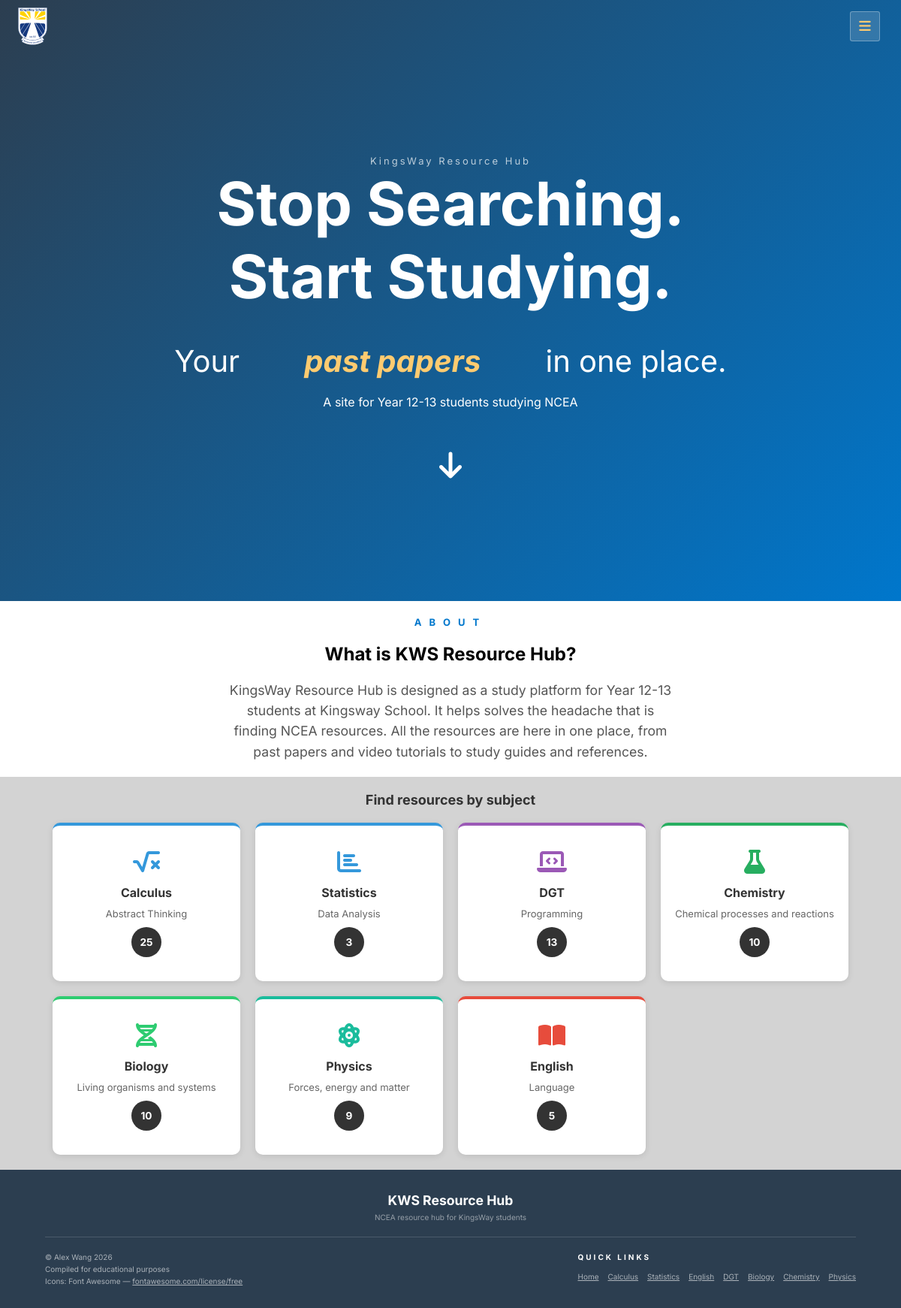
The page / on the database its author committed.
### tables this page shows
CREATE TABLE subjects (subject_id INTEGER PRIMARY KEY AUTOINCREMENT, name VARCHAR (50) NOT NULL, description VARCHAR (100), icon VARCHAR (50), colour VARCHAR (100), url VARCHAR (0, 50), menu_group VARCHAR(50));

### app.py (the view)
@app.route("/")
def index():
    subjects = query_db("SELECT * FROM subjects ORDER BY subject_id")
    subjects = [dict(s) for s in subjects]
    for subject in subjects:
        count = query_db(
            "SELECT COUNT(*) AS total FROM resources WHERE subject_id = ?",
            (subject["subject_id"],)
        )
        subject["resource_count"] = count[0]["total"] if count else 0
    return render_template("index.html", subjects=subjects)

### app.py (called while the page is built)
@app.context_processor
def inject_subjects():
    subjects = query_db("SELECT * FROM subjects ORDER BY subject_id")
    groups = {}
    solo = []
    for s in subjects:
        s_dict = dict(s)
        menu_group = s_dict.get('menu_group')
        if menu_group:
            groups.setdefault(menu_group, []).append(s)
        else:
            solo.append(s)
    return dict(subjects=subjects, menu_group=groups, menu_solo=solo)

### database.py (called while the page is built)
def get_db_connection():
    try:
        connection = sqlite3.connect(DB_FILE)
        connection.row_factory = sqlite3.Row  # to get dict-like rows
        return connection
    except mysql.connector.Error as e:
        print(f"Database connection failed: {e}")
        return None

def query_db(query, params=()):
    connection = get_db_connection()
    cursor = connection.cursor()
    cursor.execute(query, params)
    results = cursor.fetchall()
    cursor.close()
    connection.close()
    return results

### templates/index.html (shortened to what this page needs)
{% extends "base.html" %}
{% block content %}
    <section class="hero">
        <div class="hero-container">
            <p>KingsWay Resource Hub</p>
            <h1>Stop Searching. <br>Start Studying. </h1>
            <p class="rotating-line">
                Your
                <span class="text-container">
                    <span>past papers</span>
                </span> in one place.
            </p>
            <p>A site for Year 12-13 students studying NCEA</p>
            <div class="scroll-arrow">
                <a href="#subjects">
                    <i class="fa-solid fa-arrow-down"></i>
                </a>
            </div>
        </div>
    </section>
    <section class="about-this-site">
        <div class="about-container">
            <p class="about-label">About</p>
            <h2>What is KWS Resource Hub?</h2>
            <p class="about-text">KingsWay Resource Hub is designed as a study platform for Year 12-13 students at Kingsway School. It helps solves the headache that is finding NCEA resources. All the resources are here in one place, from past papers and video tutorials to study guides and references.</p>
        </div>
    </section>
    <section class="subject-selection" id="subjects">
        <h2>Find resources by subject</h2>
        <div class="card-container">
            {% for subject in subjects %}
                <a href="/{{subject.url}}"
                    class="subject-card {{subject.name | lower}}">
                        <i class ="{{subject.icon}}"></i>
                        <h3>{{ subject.name }}</h3>
                        <p>{{ subject.description }}</p>
                        <div class="resource-badge">
                            {{ subject.resource_count }}
                        </div>
                </a>
            {% endfor %}
        </div>
    </section>
{% endblock %}

### templates/base.html (shortened to what this page needs)
<!DOCTYPE html>
<html lang="en">
<head>
    <link rel="stylesheet" href="/static/css/styles.css">
</head>
<body class="{% block body_class %}{% endblock %}">
    <nav class="topnavbar">
        <div class="logo">
            <a href="/"><img src="/static/img/KingsWayLogo.svg" alt="KingsWayLogo"></a>
        </div>
        <div class="nav-menu-wrapper">
            <button class="menu-btn" id="menu-btn">
                <i class="fa-solid fa-bars"></i>
            </button>
            </div>
    </nav>
    {% block content %}
    {% endblock %}
    <footer class="footer">
        <div class="footer-top">
            <p class="footer-name">KWS Resource Hub</p>
            <p class="footer-tagline">NCEA resource hub for KingsWay students</p>
        </div>
        <div class="footer-divider"></div>
        <div class="footer-bottom">
            <div class="footer-left">
                <p>© Alex Wang 2026</p>
                <p>Compiled for educational purposes</p>
                <p class="footer-attribution">
                    Icons: Font Awesome —
                    <a href="https://fontawesome.com/license/free">
                        fontawesome.com/license/free
                    </a>
                </p>
            </div>
            <div class="footer-right">
                <p class="footer-links">Quick Links</p>
                    <ul>
                        <li><a href="/">Home</a></li>
                        <li><a href="/mathematics">Calculus</a></li>
                        <li><a href="/statistics">Statistics</a></li>
                        <li><a href="/english">English</a></li>
                        <li><a href="/dgt">DGT</a></li>
                        <li><a href="/biology">Biology</a></li>
                        <li><a href="/chemistry">Chemistry</a></li>
                        <li><a href="/physics">Physics</a></li>
                    </ul>
            </div>
        </div>
    </footer>
</body>
</html>

### rows shown on the page
subjects: name "Calculus", description "Abstract Thinking", resource_count "25"
subjects: name "Statistics", description "Data Analysis", resource_count "3"
subjects: name "DGT", description "Programming", resource_count "13"
subjects: name "Chemistry", description "Chemical processes and reactions", resource_count "10"
subjects: name "Biology", description "Living organisms and systems", resource_count "10"
subjects: name "Physics", description "Forces, energy and matter", resource_count "9"
subjects: name "English", description "Language", resource_count "5"
